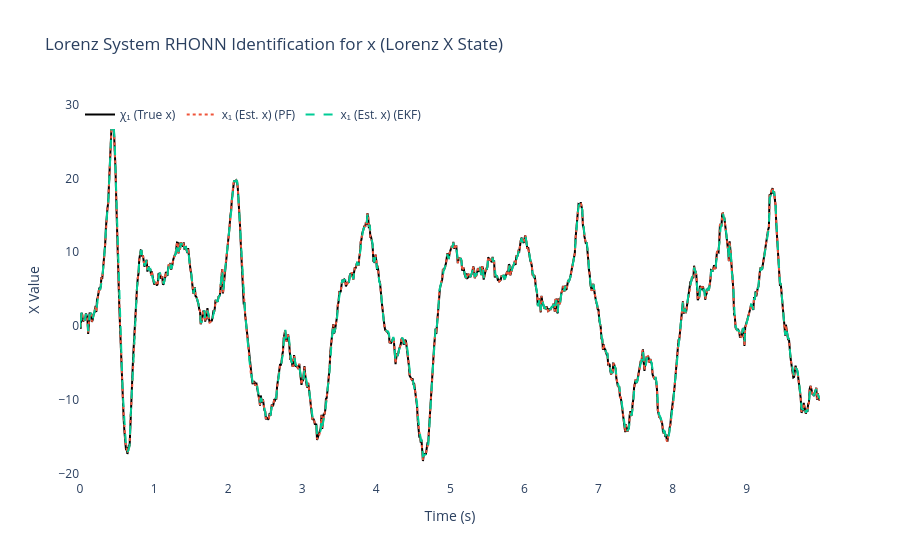
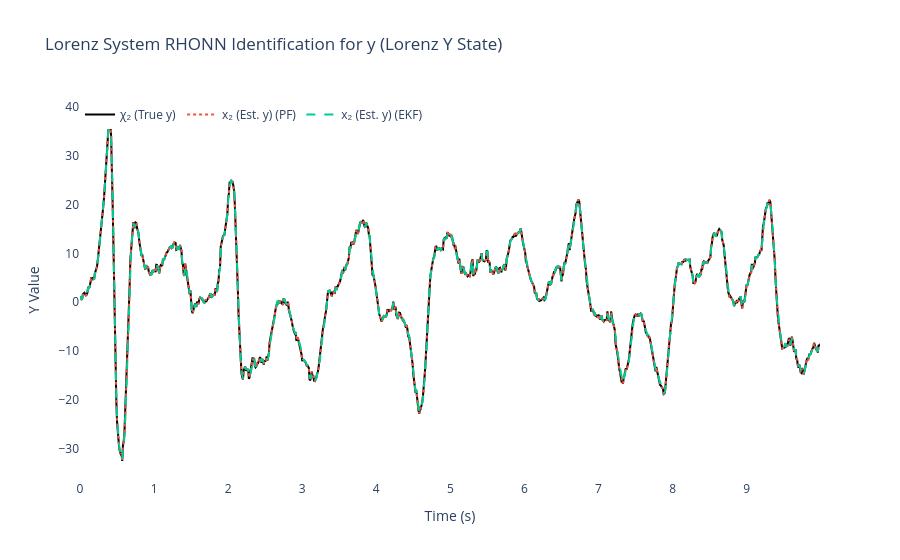
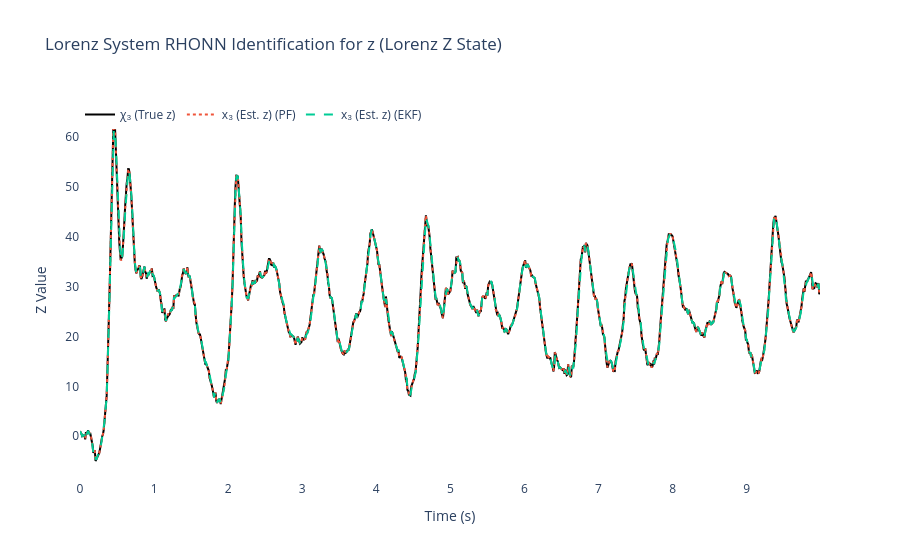
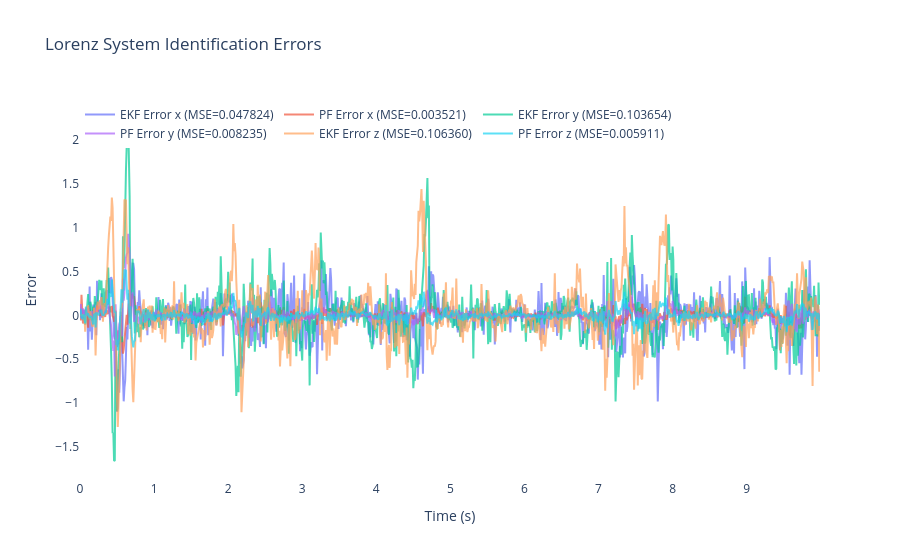

Notebook cell for these charts, in order:
### Code cell
# ==============================================================================
# RESULTS AND VISUALIZATION: EKF vs PF PERFORMANCE
# ==============================================================================
mse_x1_ekf = np.mean((x_true[:, 0] - x_hat_ekf[:, 0])**2)  # x
mse_x2_ekf = np.mean((x_true[:, 1] - x_hat_ekf[:, 1])**2)  # y
mse_x3_ekf = np.mean((x_true[:, 2] - x_hat_ekf[:, 2])**2)  # z

mse_x1_pf = np.mean((x_true[:, 0] - x_hat_pf[:, 0])**2)   # x
mse_x2_pf = np.mean((x_true[:, 1] - x_hat_pf[:, 1])**2)   # y
mse_x3_pf = np.mean((x_true[:, 2] - x_hat_pf[:, 2])**2)   # z

print(f"\nFinal EKF-RHONN Weights:")
for i in range(3):
    print(f"  Neuron {i+1} (x{i+1}): {ekf_trainer.weights[i]}")

print(f"\nFinal PF-RHONN Weight Estimates:")
pf_estimates = pf_trainer.get_estimate()
for i in range(3):
    print(f"  Neuron {i+1} (x{i+1}): {pf_estimates[i]}")

# Display adaptive parameter diagnostics
adaptive_params = pf_trainer.get_adaptive_parameters()
print(f"\n--- Adaptive PF Parameter Values ---")
print(f"Final Q_std (process noise): {adaptive_params['Q_std']:.6f}")
print(f"Final R_std (measurement noise): {adaptive_params['R_std']:.6f}")
print(f"Innovation history length: {adaptive_params['innovation_history_length']}")
print(f"Recent innovation std: {adaptive_params['recent_innovation_std']:.6f}")

print("\n--- Performance Comparison (MSE) for Lorenz System ---")
print(f"EKF MSE x1 (x):         {mse_x1_ekf:.6f}")
print(f"EKF MSE x2 (y):         {mse_x2_ekf:.6f}")
print(f"EKF MSE x3 (z):         {mse_x3_ekf:.6f}")
print(f"PF  MSE x1 (x):         {mse_x1_pf:.6f}")
print(f"PF  MSE x2 (y):         {mse_x2_pf:.6f}")
print(f"PF  MSE x3 (z):         {mse_x3_pf:.6f}")

states_info = [
    {'idx': 0, 'var': 'x', 'desc': 'Lorenz X State', 'y_label': 'X Value',
     'chi': 'χ₁ (True x)', 'x': 'x₁ (Est. x)'},
    {'idx': 1, 'var': 'y', 'desc': 'Lorenz Y State', 'y_label': 'Y Value',
     'chi': 'χ₂ (True y)', 'x': 'x₂ (Est. y)'},
    {'idx': 2, 'var': 'z', 'desc': 'Lorenz Z State', 'y_label': 'Z Value',
     'chi': 'χ₃ (True z)', 'x': 'x₃ (Est. z)'}
]

for state_info in states_info:
    i = state_info['idx']
    trace_plant = go.Scatter(x=t_history, y=x_true[:, i], mode='lines',
                            name=state_info['chi'], line=dict(color='black', width=2))
    trace_pf = go.Scatter(x=t_history, y=x_hat_pf[:, i], mode='lines',
                        name=f"{state_info['x']} (PF)", line=dict(dash='dot'))
    trace_ekf = go.Scatter(x=t_history, y=x_hat_ekf[:, i], mode='lines',
                        name=f"{state_info['x']} (EKF)", line=dict(dash='dash'))

    fig = go.Figure([trace_plant, trace_pf, trace_ekf])
    fig.update_layout(
        title=f'Lorenz System RHONN Identification for {state_info["var"]} ({state_info["desc"]})',
        xaxis_title='Time (s)',
        yaxis_title=state_info['y_label'],
        legend=dict(x=0, y=1, orientation='h'),
        font=dict(size=12),
        plot_bgcolor='white',
        paper_bgcolor='white'
    )
    fig.show()

# Errors for all three states
error_x1_ekf = x_true[:, 0] - x_hat_ekf[:, 0]
error_x2_ekf = x_true[:, 1] - x_hat_ekf[:, 1]
error_x3_ekf = x_true[:, 2] - x_hat_ekf[:, 2]

error_x1_pf = x_true[:, 0] - x_hat_pf[:, 0]
error_x2_pf = x_true[:, 1] - x_hat_pf[:, 1]
error_x3_pf = x_true[:, 2] - x_hat_pf[:, 2]

fig2 = go.Figure()
fig2.add_trace(go.Scatter(x=t_history, y=error_x1_ekf, mode='lines',
                        name=f'EKF Error x (MSE={mse_x1_ekf:.6f})', opacity=0.7))
fig2.add_trace(go.Scatter(x=t_history, y=error_x1_pf, mode='lines',
                        name=f'PF Error x (MSE={mse_x1_pf:.6f})', opacity=0.7))
fig2.add_trace(go.Scatter(x=t_history, y=error_x2_ekf, mode='lines',
                        name=f'EKF Error y (MSE={mse_x2_ekf:.6f})', opacity=0.7))
fig2.add_trace(go.Scatter(x=t_history, y=error_x2_pf, mode='lines',
                        name=f'PF Error y (MSE={mse_x2_pf:.6f})', opacity=0.7))
fig2.add_trace(go.Scatter(x=t_history, y=error_x3_ekf, mode='lines',
                        name=f'EKF Error z (MSE={mse_x3_ekf:.6f})', opacity=0.7))
fig2.add_trace(go.Scatter(x=t_history, y=error_x3_pf, mode='lines',
                        name=f'PF Error z (MSE={mse_x3_pf:.6f})', opacity=0.7))
fig2.update_layout(
    title='Lorenz System Identification Errors',
    xaxis_title='Time (s)',
    yaxis_title='Error',
    legend=dict(x=0, y=1, orientation='h'),
    font=dict(size=12),
    plot_bgcolor='white',
    paper_bgcolor='white'
)
fig2.show()

# 3D Phase space plot
fig3d = go.Figure()
fig3d.add_trace(go.Scatter3d(x=x_true[:, 0], y=x_true[:, 1], z=x_true[:, 2],
                           mode='lines', name='True Lorenz Attractor',
                           line=dict(color='black', width=3)))
fig3d.add_trace(go.Scatter3d(x=x_hat_ekf[:, 0], y=x_hat_ekf[:, 1], z=x_hat_ekf[:, 2],
                           mode='lines', name='EKF Estimation',
                           line=dict(color='red', width=2, dash='dash')))
fig3d.add_trace(go.Scatter3d(x=x_hat_pf[:, 0], y=x_hat_pf[:, 1], z=x_hat_pf[:, 2],
                           mode='lines', name='PF Estimation',
                           line=dict(color='blue', width=2, dash='dot')))
fig3d.update_layout(
    title='Lorenz System - 3D Phase Space Comparison',
    scene=dict(
        xaxis_title='X',
        yaxis_title='Y',
        zaxis_title='Z'
    ),
    font=dict(size=12)
)
fig3d.show()

### Figure 1 — Plotly figure (JSON) as saved in the notebook; plotly's stock layout.template omitted (floating-point values rounded to 4 significant figures; data arrays with more than 128 entries replaced by an {"elided": "..."} marker saying what was removed)
{"data": [{"line": {"color": "black", "width": 2}, "mode": "lines", "name": "χ₁ (True x)", "type": "scatter", "x": {"elided": "1000 float values"}, "y": {"elided": "1000 float values"}}, {"line": {"dash": "dot"}, "mode": "lines", "name": "x₁ (Est. x) (PF)", "type": "scatter", "x": {"elided": "1000 float values"}, "y": {"elided": "1000 float values"}}, {"line": {"dash": "dash"}, "mode": "lines", "name": "x₁ (Est. x) (EKF)", "type": "scatter", "x": {"elided": "1000 float values"}, "y": {"elided": "1000 float values"}}], "layout": {"font": {"size": 12}, "legend": {"orientation": "h", "x": 0, "y": 1}, "paper_bgcolor": "white", "plot_bgcolor": "white", "title": {"text": "Lorenz System RHONN Identification for x (Lorenz X State)"}, "xaxis": {"title": {"text": "Time (s)"}}, "yaxis": {"title": {"text": "X Value"}}}}

### Figure 2 — Plotly figure (JSON) as saved in the notebook; plotly's stock layout.template omitted (floating-point values rounded to 4 significant figures; data arrays with more than 128 entries replaced by an {"elided": "..."} marker saying what was removed)
{"data": [{"line": {"color": "black", "width": 2}, "mode": "lines", "name": "χ₂ (True y)", "type": "scatter", "x": {"elided": "1000 float values"}, "y": {"elided": "1000 float values"}}, {"line": {"dash": "dot"}, "mode": "lines", "name": "x₂ (Est. y) (PF)", "type": "scatter", "x": {"elided": "1000 float values"}, "y": {"elided": "1000 float values"}}, {"line": {"dash": "dash"}, "mode": "lines", "name": "x₂ (Est. y) (EKF)", "type": "scatter", "x": {"elided": "1000 float values"}, "y": {"elided": "1000 float values"}}], "layout": {"font": {"size": 12}, "legend": {"orientation": "h", "x": 0, "y": 1}, "paper_bgcolor": "white", "plot_bgcolor": "white", "title": {"text": "Lorenz System RHONN Identification for y (Lorenz Y State)"}, "xaxis": {"title": {"text": "Time (s)"}}, "yaxis": {"title": {"text": "Y Value"}}}}

### Figure 3 — Plotly figure (JSON) as saved in the notebook; plotly's stock layout.template omitted (floating-point values rounded to 4 significant figures; data arrays with more than 128 entries replaced by an {"elided": "..."} marker saying what was removed)
{"data": [{"line": {"color": "black", "width": 2}, "mode": "lines", "name": "χ₃ (True z)", "type": "scatter", "x": {"elided": "1000 float values"}, "y": {"elided": "1000 float values"}}, {"line": {"dash": "dot"}, "mode": "lines", "name": "x₃ (Est. z) (PF)", "type": "scatter", "x": {"elided": "1000 float values"}, "y": {"elided": "1000 float values"}}, {"line": {"dash": "dash"}, "mode": "lines", "name": "x₃ (Est. z) (EKF)", "type": "scatter", "x": {"elided": "1000 float values"}, "y": {"elided": "1000 float values"}}], "layout": {"font": {"size": 12}, "legend": {"orientation": "h", "x": 0, "y": 1}, "paper_bgcolor": "white", "plot_bgcolor": "white", "title": {"text": "Lorenz System RHONN Identification for z (Lorenz Z State)"}, "xaxis": {"title": {"text": "Time (s)"}}, "yaxis": {"title": {"text": "Z Value"}}}}

### Figure 4 — Plotly figure (JSON) as saved in the notebook; plotly's stock layout.template omitted (floating-point values rounded to 4 significant figures; data arrays with more than 128 entries replaced by an {"elided": "..."} marker saying what was removed)
{"data": [{"mode": "lines", "name": "EKF Error x (MSE=0.047824)", "opacity": 0.7, "type": "scatter", "x": {"elided": "1000 float values"}, "y": {"elided": "1000 float values"}}, {"mode": "lines", "name": "PF Error x (MSE=0.003521)", "opacity": 0.7, "type": "scatter", "x": {"elided": "1000 float values"}, "y": {"elided": "1000 float values"}}, {"mode": "lines", "name": "EKF Error y (MSE=0.103654)", "opacity": 0.7, "type": "scatter", "x": {"elided": "1000 float values"}, "y": {"elided": "1000 float values"}}, {"mode": "lines", "name": "PF Error y (MSE=0.008235)", "opacity": 0.7, "type": "scatter", "x": {"elided": "1000 float values"}, "y": {"elided": "1000 float values"}}, {"mode": "lines", "name": "EKF Error z (MSE=0.106360)", "opacity": 0.7, "type": "scatter", "x": {"elided": "1000 float values"}, "y": {"elided": "1000 float values"}}, {"mode": "lines", "name": "PF Error z (MSE=0.005911)", "opacity": 0.7, "type": "scatter", "x": {"elided": "1000 float values"}, "y": {"elided": "1000 float values"}}], "layout": {"font": {"size": 12}, "legend": {"orientation": "h", "x": 0, "y": 1}, "paper_bgcolor": "white", "plot_bgcolor": "white", "title": {"text": "Lorenz System Identification Errors"}, "xaxis": {"title": {"text": "Time (s)"}}, "yaxis": {"title": {"text": "Error"}}}}
